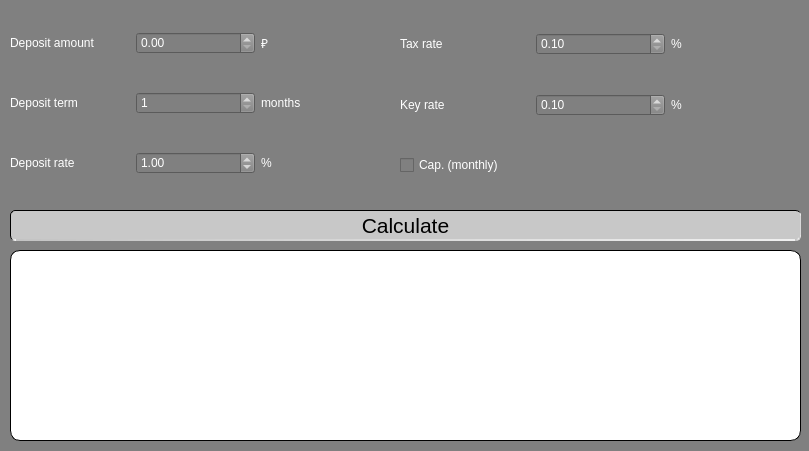
<?xml version="1.0" encoding="UTF-8"?>
<ui version="4.0">
 <class>DepositView</class>
 <widget class="QWidget" name="DepositView">
  <property name="geometry">
   <rect>
    <x>0</x>
    <y>0</y>
    <width>809</width>
    <height>451</height>
   </rect>
  </property>
  <property name="windowTitle">
   <string>Form</string>
  </property>
  <property name="styleSheet">
   <string notr="true">QWidget {
 background-color: rgb(128, 128, 128);
}</string>
  </property>
  <widget class="QWidget" name="gridLayoutWidget">
   <property name="geometry">
    <rect>
     <x>400</x>
     <y>0</y>
     <width>401</width>
     <height>211</height>
    </rect>
   </property>
   <layout class="QGridLayout" name="gridLayout_5">
    <item row="1" column="1">
     <widget class="QDoubleSpinBox" name="keyRate">
      <property name="styleSheet">
       <string notr="true">QDoubleSpinBox {
color: white;
	font: 16pt &quot;.AppleSystemUIFont&quot;;
}</string>
      </property>
      <property name="minimum">
       <double>0.100000000000000</double>
      </property>
      <property name="maximum">
       <double>100.000000000000000</double>
      </property>
     </widget>
    </item>
    <item row="0" column="0">
     <widget class="QLabel" name="label_69">
      <property name="styleSheet">
       <string notr="true">QLabel {
color: white;
	font: 16pt &quot;.AppleSystemUIFont&quot;;
}</string>
      </property>
      <property name="text">
       <string>Tax rate</string>
      </property>
     </widget>
    </item>
    <item row="1" column="2">
     <widget class="QLabel" name="label_70">
      <property name="styleSheet">
       <string notr="true">QLabel {
color: white;
	font: 16pt &quot;.AppleSystemUIFont&quot;;
}</string>
      </property>
      <property name="text">
       <string>%</string>
      </property>
     </widget>
    </item>
    <item row="0" column="1">
     <widget class="QDoubleSpinBox" name="taxRate">
      <property name="styleSheet">
       <string notr="true">QDoubleSpinBox {
color: white;
	font: 16pt &quot;.AppleSystemUIFont&quot;;
}</string>
      </property>
      <property name="minimum">
       <double>0.100000000000000</double>
      </property>
      <property name="maximum">
       <double>100.000000000000000</double>
      </property>
     </widget>
    </item>
    <item row="0" column="2">
     <widget class="QLabel" name="label_71">
      <property name="styleSheet">
       <string notr="true">QLabel {
color: white;
	font: 16pt &quot;.AppleSystemUIFont&quot;;
}</string>
      </property>
      <property name="text">
       <string>%</string>
      </property>
     </widget>
    </item>
    <item row="1" column="0">
     <widget class="QLabel" name="label_72">
      <property name="styleSheet">
       <string notr="true">QLabel {
color: white;
	font: 16pt &quot;.AppleSystemUIFont&quot;;
}</string>
      </property>
      <property name="text">
       <string>Key rate</string>
      </property>
     </widget>
    </item>
    <item row="2" column="0">
     <widget class="QCheckBox" name="capitalization">
      <property name="styleSheet">
       <string notr="true">QCheckBox {
color: white;
	font: 16pt &quot;.AppleSystemUIFont&quot;;
}</string>
      </property>
      <property name="text">
       <string>Cap. (monthly)</string>
      </property>
     </widget>
    </item>
   </layout>
  </widget>
  <widget class="QTableView" name="depositTable">
   <property name="geometry">
    <rect>
     <x>10</x>
     <y>250</y>
     <width>791</width>
     <height>191</height>
    </rect>
   </property>
   <property name="styleSheet">
    <string notr="true">QTableView {
   background-color: white;
   color: black;
	border: 1px solid black;
	border-radius: 10px;
}</string>
   </property>
  </widget>
  <widget class="QPushButton" name="getDepositButton">
   <property name="geometry">
    <rect>
     <x>10</x>
     <y>210</y>
     <width>791</width>
     <height>31</height>
    </rect>
   </property>
   <property name="palette">
    <palette>
     <active>
      <colorrole role="WindowText">
       <brush brushstyle="SolidPattern">
        <color alpha="255">
         <red>255</red>
         <green>255</green>
         <blue>255</blue>
        </color>
       </brush>
      </colorrole>
      <colorrole role="Button">
       <brush brushstyle="SolidPattern">
        <color alpha="255">
         <red>240</red>
         <green>240</green>
         <blue>240</blue>
        </color>
       </brush>
      </colorrole>
      <colorrole role="Text">
       <brush brushstyle="SolidPattern">
        <color alpha="255">
         <red>255</red>
         <green>255</green>
         <blue>255</blue>
        </color>
       </brush>
      </colorrole>
      <colorrole role="ButtonText">
       <brush brushstyle="SolidPattern">
        <color alpha="255">
         <red>0</red>
         <green>0</green>
         <blue>0</blue>
        </color>
       </brush>
      </colorrole>
      <colorrole role="Base">
       <brush brushstyle="SolidPattern">
        <color alpha="255">
         <red>23</red>
         <green>30</green>
         <blue>126</blue>
        </color>
       </brush>
      </colorrole>
      <colorrole role="Window">
       <brush brushstyle="SolidPattern">
        <color alpha="255">
         <red>23</red>
         <green>30</green>
         <blue>126</blue>
        </color>
       </brush>
      </colorrole>
      <colorrole role="PlaceholderText">
       <brush brushstyle="SolidPattern">
        <color alpha="255">
         <red>255</red>
         <green>255</green>
         <blue>255</blue>
        </color>
       </brush>
      </colorrole>
     </active>
     <inactive>
      <colorrole role="WindowText">
       <brush brushstyle="SolidPattern">
        <color alpha="255">
         <red>255</red>
         <green>255</green>
         <blue>255</blue>
        </color>
       </brush>
      </colorrole>
      <colorrole role="Button">
       <brush brushstyle="SolidPattern">
        <color alpha="255">
         <red>240</red>
         <green>240</green>
         <blue>240</blue>
        </color>
       </brush>
      </colorrole>
      <colorrole role="Text">
       <brush brushstyle="SolidPattern">
        <color alpha="255">
         <red>255</red>
         <green>255</green>
         <blue>255</blue>
        </color>
       </brush>
      </colorrole>
      <colorrole role="ButtonText">
       <brush brushstyle="SolidPattern">
        <color alpha="255">
         <red>0</red>
         <green>0</green>
         <blue>0</blue>
        </color>
       </brush>
      </colorrole>
      <colorrole role="Base">
       <brush brushstyle="SolidPattern">
        <color alpha="255">
         <red>23</red>
         <green>30</green>
         <blue>126</blue>
        </color>
       </brush>
      </colorrole>
      <colorrole role="Window">
       <brush brushstyle="SolidPattern">
        <color alpha="255">
         <red>23</red>
         <green>30</green>
         <blue>126</blue>
        </color>
       </brush>
      </colorrole>
      <colorrole role="PlaceholderText">
       <brush brushstyle="SolidPattern">
        <color alpha="255">
         <red>255</red>
         <green>255</green>
         <blue>255</blue>
        </color>
       </brush>
      </colorrole>
     </inactive>
     <disabled>
      <colorrole role="WindowText">
       <brush brushstyle="SolidPattern">
        <color alpha="255">
         <red>255</red>
         <green>255</green>
         <blue>255</blue>
        </color>
       </brush>
      </colorrole>
      <colorrole role="Button">
       <brush brushstyle="SolidPattern">
        <color alpha="255">
         <red>240</red>
         <green>240</green>
         <blue>240</blue>
        </color>
       </brush>
      </colorrole>
      <colorrole role="Text">
       <brush brushstyle="SolidPattern">
        <color alpha="255">
         <red>255</red>
         <green>255</green>
         <blue>255</blue>
        </color>
       </brush>
      </colorrole>
      <colorrole role="ButtonText">
       <brush brushstyle="SolidPattern">
        <color alpha="255">
         <red>0</red>
         <green>0</green>
         <blue>0</blue>
        </color>
       </brush>
      </colorrole>
      <colorrole role="Base">
       <brush brushstyle="SolidPattern">
        <color alpha="255">
         <red>23</red>
         <green>30</green>
         <blue>126</blue>
        </color>
       </brush>
      </colorrole>
      <colorrole role="Window">
       <brush brushstyle="SolidPattern">
        <color alpha="255">
         <red>23</red>
         <green>30</green>
         <blue>126</blue>
        </color>
       </brush>
      </colorrole>
      <colorrole role="PlaceholderText">
       <brush brushstyle="SolidPattern">
        <color alpha="255">
         <red>255</red>
         <green>255</green>
         <blue>255</blue>
        </color>
       </brush>
      </colorrole>
     </disabled>
    </palette>
   </property>
   <property name="font">
    <font>
     <family>.AppleSystemUIFont</family>
     <pointsize>16</pointsize>
     <weight>50</weight>
     <italic>false</italic>
     <bold>false</bold>
    </font>
   </property>
   <property name="cursor">
    <cursorShape>ArrowCursor</cursorShape>
   </property>
   <property name="styleSheet">
    <string notr="true">QPushButton {
   border: 1px solid gray;
   border-radius: 5px;
border: 1px solid black;
color: black;
	font: 16pt &quot;.AppleSystemUIFont&quot;;
 background-color:  rgb(200, 200, 200);
border-right: 1px solid black;
border-bottom: 2px solid black;
border-right-color: qlineargradient(x1:0, y1:0, x2:1, y2:0, stop: 0 rgb(195,195,195), stop: 1 rgb(240, 240, 240));
border-bottom-color: qlineargradient(x1:0, y1:0, x2:1, y2:0, stop: 0 rgb(195,195,195), stop: 1 rgb(240, 240, 240));
}

QPushButton:pressed {
    background-color: qradialgradient(spread:pad, cx:0.5, cy:0.5, radius:2, fx:0.495074, fy:0.648045, stop:0.0591133 rgba(200, 200, 200, 255), stop:0.571429 rgba(222, 229, 255, 255))
}</string>
   </property>
   <property name="text">
    <string>Calculate</string>
   </property>
  </widget>
  <widget class="QWidget" name="gridLayoutWidget_7">
   <property name="geometry">
    <rect>
     <x>10</x>
     <y>0</y>
     <width>371</width>
     <height>209</height>
    </rect>
   </property>
   <layout class="QGridLayout" name="gridLayout_10">
    <item row="0" column="1">
     <widget class="QDoubleSpinBox" name="depositSum">
      <property name="styleSheet">
       <string notr="true">QDoubleSpinBox {
color: white;
	font: 16pt &quot;.AppleSystemUIFont&quot;;
}</string>
      </property>
      <property name="maximum">
       <double>99999999999999999209038626283633850822756121694230455365568299008.000000000000000</double>
      </property>
     </widget>
    </item>
    <item row="2" column="0">
     <widget class="QLabel" name="label_75">
      <property name="styleSheet">
       <string notr="true">QLabel {
color: white;
	font: 16pt &quot;.AppleSystemUIFont&quot;;
}</string>
      </property>
      <property name="text">
       <string>Deposit rate</string>
      </property>
     </widget>
    </item>
    <item row="2" column="2">
     <widget class="QLabel" name="label_77">
      <property name="styleSheet">
       <string notr="true">QLabel {
color: white;
	font: 16pt &quot;.AppleSystemUIFont&quot;;
}</string>
      </property>
      <property name="text">
       <string>%</string>
      </property>
     </widget>
    </item>
    <item row="2" column="1">
     <widget class="QDoubleSpinBox" name="percentageRate">
      <property name="styleSheet">
       <string notr="true">QDoubleSpinBox {
color: white;
	font: 16pt &quot;.AppleSystemUIFont&quot;;
}</string>
      </property>
      <property name="decimals">
       <number>2</number>
      </property>
      <property name="minimum">
       <double>0.100000000000000</double>
      </property>
      <property name="maximum">
       <double>100.000000000000000</double>
      </property>
      <property name="value">
       <double>1.000000000000000</double>
      </property>
     </widget>
    </item>
    <item row="0" column="0">
     <widget class="QLabel" name="label_74">
      <property name="styleSheet">
       <string notr="true">QLabel {
color: white;
	font: 16pt &quot;.AppleSystemUIFont&quot;;
}</string>
      </property>
      <property name="text">
       <string>Deposit amount</string>
      </property>
     </widget>
    </item>
    <item row="1" column="2">
     <widget class="QLabel" name="label_73">
      <property name="styleSheet">
       <string notr="true">QLabel {
color: white;
	font: 16pt &quot;.AppleSystemUIFont&quot;;
}</string>
      </property>
      <property name="text">
       <string>months</string>
      </property>
     </widget>
    </item>
    <item row="1" column="0">
     <widget class="QLabel" name="label_76">
      <property name="styleSheet">
       <string notr="true">QLabel {
color: white;
	font: 16pt &quot;.AppleSystemUIFont&quot;;
}</string>
      </property>
      <property name="text">
       <string>Deposit term</string>
      </property>
     </widget>
    </item>
    <item row="1" column="1">
     <widget class="QSpinBox" name="fullPeriod">
      <property name="styleSheet">
       <string notr="true">QSpinBox {
color: white;
	font: 16pt &quot;.AppleSystemUIFont&quot;;
}</string>
      </property>
      <property name="minimum">
       <number>1</number>
      </property>
      <property name="maximum">
       <number>600</number>
      </property>
     </widget>
    </item>
    <item row="0" column="2">
     <widget class="QLabel" name="label_78">
      <property name="styleSheet">
       <string notr="true">QLabel {
color: white;
	font: 16pt &quot;.AppleSystemUIFont&quot;;
}</string>
      </property>
      <property name="text">
       <string>₽</string>
      </property>
     </widget>
    </item>
   </layout>
  </widget>
 </widget>
 <resources/>
 <connections/>
</ui>
